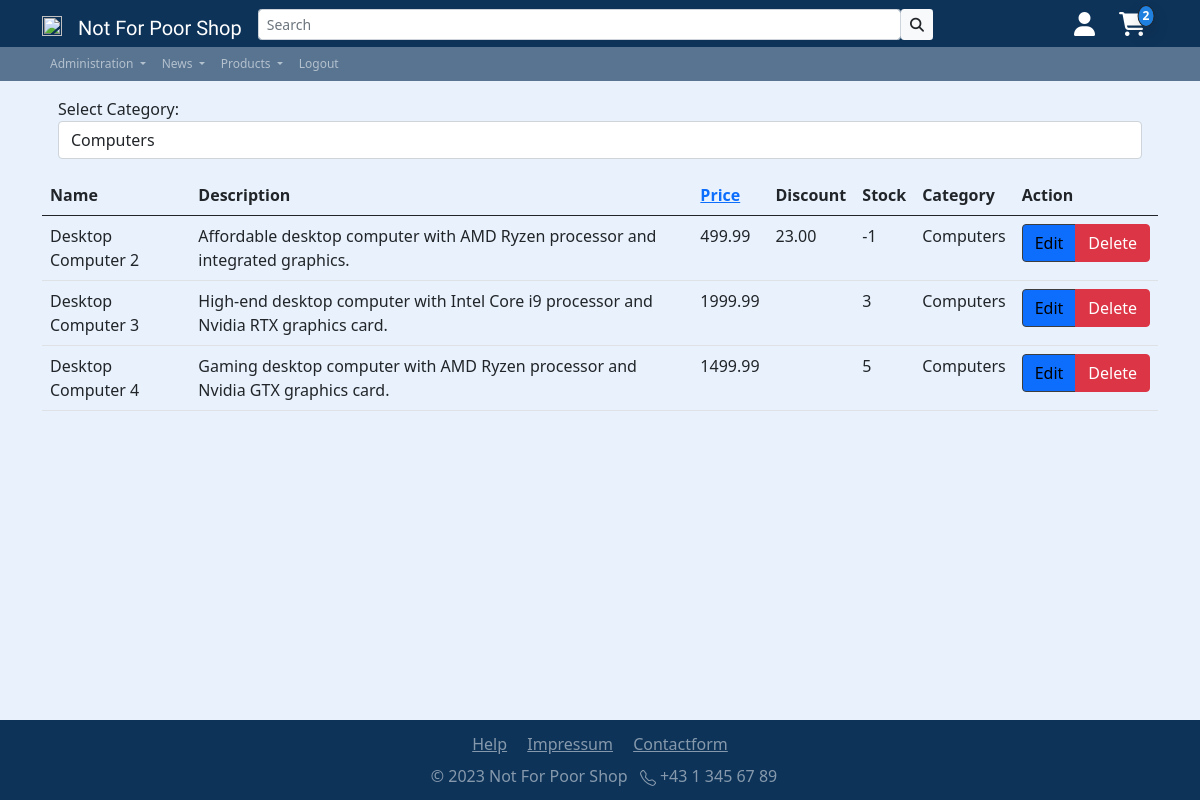
The page /app/inc/pgs/product_sellerpage.php?category_id=1 (signed in) on the database its author committed.
### tables this page shows
CREATE TABLE `products` (
  `id` int(11) NOT NULL,
  `seller_id` int(11) NOT NULL,
  `category_id` int(11) NOT NULL,
  `name` varchar(50) NOT NULL,
  `description` text DEFAULT NULL,
  `price` decimal(10,2) NOT NULL,
  `Discount` decimal(10,2) DEFAULT NULL,
  `Stock` int(11) DEFAULT NULL
);

CREATE TABLE `categories` (
  `id` int(11) NOT NULL,
  `name` varchar(50) NOT NULL
);

### app/inc/pgs/product_sellerpage.php (the view, shortened to what this page needs)
<!DOCTYPE html>
<html lang="en">
<head>
    <?php
    include '../includes/head.php';
    require_once('../../config/dbaccess.php');
    ?>
</head>
<body class="d-flex flex-column min-vh-100">
    <div class="container">
        <?php
        $db_obj = new mysqli($host, $user, $password, $database);
        $sql = 'SELECT * FROM categories';
        $stmt = $db_obj->prepare($sql);
        $stmt->execute();
        $result = $stmt->get_result();
        $categories = $result->fetch_all(MYSQLI_ASSOC);
        $selectedCategoryId = null;
        if (isset($_GET['category_id'])) {
            $selectedCategoryId = $_GET['category_id'];
        }
        echo '<div class="m-3">';
        echo '<label for="category-select">Select Category:</label>';
        echo '<select class="form-control" id="category-select" onchange="changeCategory()">';
        foreach ($categories as $category) {
            $selected = ($category['id'] == $selectedCategoryId) ? 'selected' : '';
            echo '<option value="' . $category['id'] . '" ' . $selected . '>' . $category['name'] . '</option>';
        }
        echo '</select>';
        echo '</div>';
        $sql = 'SELECT * FROM products WHERE seller_id = ?';
        if ($selectedCategoryId) {
            $sql .= ' AND category_id = ?';
        }
        $stmt = $db_obj->prepare($sql);
        if ($selectedCategoryId) {
            $stmt->bind_param('ii', $_SESSION['seller_id'], $selectedCategoryId);
        } else {
            $stmt->bind_param('i', $_SESSION['seller_id']);
        }
        $stmt->execute();
        $result = $stmt->get_result();
        $products = $result->fetch_all(MYSQLI_ASSOC);
        if ($result) {
            echo '<table class="table">';
            echo '<thead><tr><th>Name</th><th>Description</th><th><a href="#" class="sortable" onclick="sortTable(2)">Price</a></th><th>Discount</th><th>Stock</th><th>Category</th><th>Action</th></tr></thead>';
            echo '<tbody>';
            foreach ($products as $product) {
                echo '<tr>';
                echo '<td>' . $product['name'] . '</td>';
                echo '<td>' . $product['description'] . '</td>';
                echo '<td>' . $product['price'] . '</td>';
                echo '<td>' . $product['Discount'] . '</td>';
                echo '<td>' . $product['Stock'] . '</td>';
                echo '<td>' . getCategoryName($product['category_id']) . '</td>';
                echo '<td><div class="btn-group" role="group" aria-label="Product Actions"><a href="#" onclick="editProduct(' . $product['id'] . ')" class="btn btn-primary">Edit</a><a href="#" onclick="deleteProduct(' . $product['id'] . ')" class="btn btn-danger">Delete</a></div></td>';
                echo '</tr>';
            }
            echo '</tbody>';
            echo '</table>';
        } else {
            echo 'Error executing query: ' . $stmt->error;
        }
        function getCategoryName($categoryId)
        {
            global $categories;
            foreach ($categories as $category) {
                if ($category['id'] == $categoryId) {
                    return $category['name'];
                }
            }
            return 'N/A';
        }
        ?>
    </div>
    <?php
        include '../includes/footer.php';
    ?>
</body>
</html>

### app/res/css/styles.css (style rules this page uses)
html { height: 100%; }
body { background-color: #e9f2fc; font-family: "Segoe UI", Tahoma, Geneva, Verdana, sans-serif; background-image: none; background-repeat: no-repeat; background-position: center; background-attachment: fixed; }
.btn-primary, .btn-outline-primary, .btn-primary:hover, .btn-primary:active, .btn-primary:visited .acco { background-color: 016df0 !important; border-width: 1px; border-color: rgb(62, 62, 62); color: rgb(0, 0, 0); }

### app/inc/pgs/product_sellerpage.php (style rules this page uses)
.sortable { cursor: pointer; }

### rows shown on the page
products: name "Desktop Computer 2", description "Affordable desktop computer with AMD Ryzen processor and integrated graphics.", price "499.99", Discount "23.00", Stock "-1", category.name "Computers"
products: name "Desktop Computer 3", description "High-end desktop computer with Intel Core i9 processor and Nvidia RTX graphics card.", price "1999.99", Stock "3", category.name "Computers"
products: name "Desktop Computer 4", description "Gaming desktop computer with AMD Ryzen processor and Nvidia GTX graphics card.", price "1499.99", Stock "5", category.name "Computers"

### other values the page prints
$currentShoppingcartAmount "2"
form field value "Computers"
